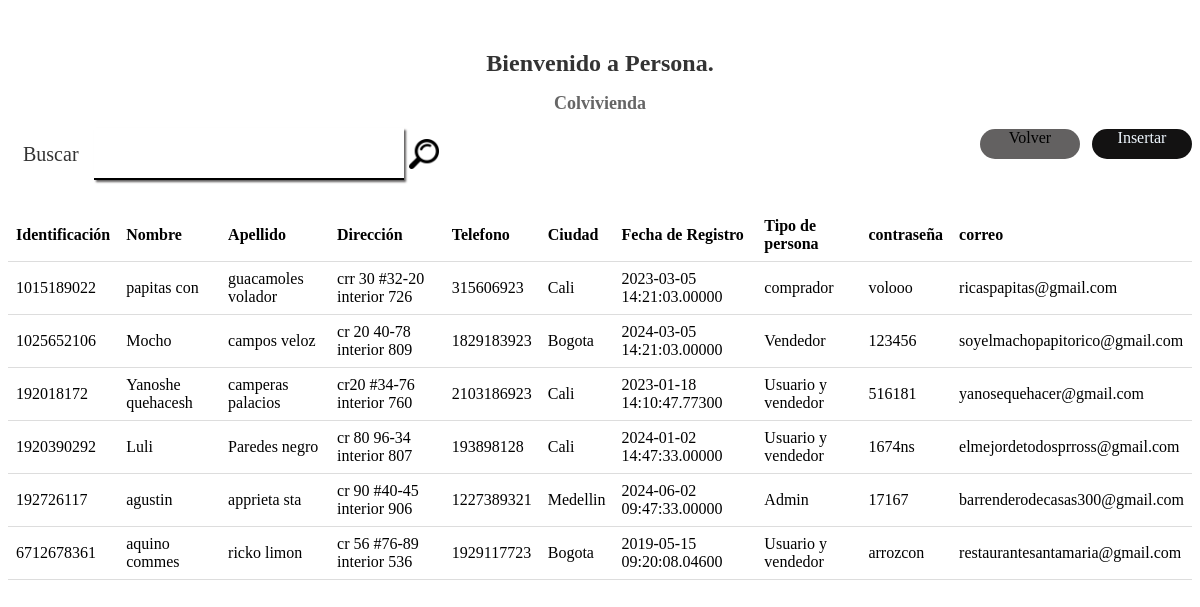
/read/Persona.php, run on the app's committed database.
### tables this page shows
CREATE TABLE `persona` (
  `identificacion` varchar(20) NOT NULL,
  `nombre` varchar(50) NOT NULL,
  `apellido` varchar(50) NOT NULL,
  `direccion` varchar(100) NOT NULL,
  `telefono` bigint(15) NOT NULL,
  `ciudad` varchar(2) NOT NULL,
  `fecha_registro` datetime(5) NOT NULL,
  `tipo_persona` varchar(2) NOT NULL,
  `contrasena` varchar(8) NOT NULL,
  `correo` varchar(50) NOT NULL,
  PRIMARY KEY (`identificacion`),
  KEY `ciudad` (`ciudad`),
  KEY `tipo_persona` (`tipo_persona`),
  CONSTRAINT `persona_ibfk_1` FOREIGN KEY (`ciudad`) REFERENCES `ciudad` (`codigo_ciudad`) ON DELETE CASCADE ON UPDATE CASCADE,
  CONSTRAINT `persona_ibfk_2` FOREIGN KEY (`tipo_persona`) REFERENCES `tipo_persona` (`codigo_tipo`)
);

CREATE TABLE `ciudad` (
  `codigo_ciudad` varchar(2) NOT NULL,
  `descripcion` varchar(50) NOT NULL,
  PRIMARY KEY (`codigo_ciudad`)
);

CREATE TABLE `tipo_persona` (
  `codigo_tipo` varchar(2) NOT NULL,
  `descripcion` varchar(50) NOT NULL,
  PRIMARY KEY (`codigo_tipo`)
);

### read/Persona.php (the view, shortened to what this page needs)
<!DOCTYPE html>
<html lang="en">
<head>
   <link rel="stylesheet" href="../css/reads.css">
</head>
<body>
  <div class="letrero">
    <h1>Bienvenido a Persona.</h1>
    <h2>Colvivienda</h2>
  </div>
     <div class="container">
       <div class="container__form">
          <label class="container__label" for="buscar">Buscar</label>
          <div class="container__input">
            <input class="container__input-text" type="text" name="buscar" id="buscar">
          </div>
            <img  class="container__img" src="../imgs/lupa.png" alt="lupa">
        </div>
       <div class="container__boton">
        <div class="container__boton-volver">
          <a href="botones.php" class="container__boton-volver-text">Volver</a>
        </div>
        <div class="container__boton-insertar">
         <a href="../Insert/insertar_forma.php" class="container__boton-insertar-text">Insertar</a>
        </div>
      </div>
    </div>
    <?php
    $mysql_host = 'localhost';
    $mysql_user = 'root';
    $password = '';
    $dbhandle = mysqli_connect ($mysql_host, $mysql_user, $password) or die('Problemas de conexión con DB');
    $matriz = mysqli_query($dbhandle, "select a.identificacion, a.nombre, a.apellido, a.direccion, a.telefono, b.descripcion, a.fecha_registro, c.descripcion as tipo_persona, a.contrasena, a.correo from persona a, ciudad b, tipo_persona c where a.ciudad = b.codigo_ciudad AND c.codigo_tipo = a.tipo_persona;");
    echo "<table>";
    echo "
      <tr>
        <th>Identificación</th>
        <th>Nombre</th>
        <th>Apellido</th>
        <th>Dirección</th>
        <th>Telefono</th>
        <th>Ciudad</th>
        <th>Fecha de Registro</th>
        <th>Tipo de persona</th>
        <th>contraseña</th>
        <th>correo</th>
     </tr>";
      while ($row = mysqli_fetch_array($matriz, MYSQLI_ASSOC)) {
            echo "<tr>";
            echo "<td>".$row['identificacion']."</td>";
            echo "<td>".$row['nombre']."</td>";
            echo "<td>".$row['apellido']."</td>";
            echo "<td>".$row['direccion']."</td>";
            echo "<td>".$row['telefono']."</td>";
            echo "<td>".$row['descripcion']."</td>";
            echo "<td>".$row['fecha_registro']."</td>";
            echo "<td>".$row['tipo_persona']."</td>";
            echo "<td>".$row['contrasena']."</td>";
            echo "<td>".$row['correo']."</td>";
            echo "</tr>";
          }
    echo "</table>";
    ?>
</body>
</html>

### css/reads.css (style rules this page uses)
table { width: 100%; border-collapse: collapse; margin-top: 20px; }
th, td { padding: 8px; text-align: left; border-bottom: 1px solid #ddd; }
.letrero { text-align: center; margin-top: 50px; }
.letrero h1 { font-size: 24px; color: #333; }
.letrero h2 { font-size: 18px; color: #666; }
.container { display: flex; flex-direction: row; gap: 15px; }
.container__form { display: flex; align-items: center; width: 100%; height: 50px; margin-left: 15px; margin-bottom: 10px; }
.container__label { font-size: 20px; color: #333; margin-right: 15px; }
.container__input { margin: 1.875rem 0; width: 310px; border-bottom: 2px solid #000000; box-shadow: 2px 2px 2px #636161; }
.container__input-text { width: 310px; height: 3.125rem; background: transparent; border: none; outline: none; font-size: 1em; padding: 0 35px 0 5px; color: #000000; }
.container__img { width: 30px; height: 30px; margin-left: 5px; }
.container__boton { display: flex; flex-direction: row; gap: 12px; }
.container__boton-volver { text-align: center; height: 30px; width: 100px; background-color: #636161; border-radius: 15px; }
.container__boton-insertar { text-align: center; height: 30px; width: 100px; text-decoration: none; background-color: #131212; border-radius: 15px; }
.container__boton-volver-text { text-align: center; color: #000000; text-decoration: none; }
.container__boton-insertar-text { text-align: center; color: aliceblue; text-decoration: none; }

### read/Persona.php (style rules this page uses)
.container__img { width: 30px; height: 30px; margin-left: 5px; }
.container__boton { display: flex; flex-direction: row; gap: 12px; }
.container__boton-volver { text-align: center; height: 30px; width: 100px; background-color: #636161; border-radius: 15px; }
.container__boton-insertar { text-align: center; height: 30px; width: 100px; text-decoration: none; background-color: #131212; border-radius: 15px; }
.container__boton-volver-text { text-align: center; color: #000000; text-decoration: none; }
.container__boton-insertar-text { text-align: center; color: aliceblue; text-decoration: none; }

### data on the page
persona: identificacion "1015189022", nombre "papitas con", apellido "guacamoles volador", direccion "crr 30 #32-20 interior 726", telefono "315606923", ciudad.descripcion "Cali", fecha_registro "2023-03-05 14:21:03.00000", tipo_persona.descripcion "comprador", contrasena "volooo", correo "ricaspapitas@gmail.com"
persona: identificacion "1025652106", nombre "Mocho", apellido "campos veloz", direccion "cr 20 40-78 interior 809", telefono "1829183923", ciudad.descripcion "Bogota", fecha_registro "2024-03-05 14:21:03.00000", tipo_persona.descripcion "Vendedor", contrasena "123456", correo "soyelmachopapitorico@gmail.com"
persona: identificacion "192018172", nombre "Yanoshe quehacesh", apellido "camperas palacios", direccion "cr20 #34-76 interior 760", telefono "2103186923", ciudad.descripcion "Cali", fecha_registro "2023-01-18 14:10:47.77300", tipo_persona.descripcion "Usuario y vendedor", contrasena "516181", correo "yanosequehacer@gmail.com"
persona: identificacion "1920390292", nombre "Luli", apellido "Paredes negro", direccion "cr 80 96-34 interior 807", telefono "193898128", ciudad.descripcion "Cali", fecha_registro "2024-01-02 14:47:33.00000", tipo_persona.descripcion "Usuario y vendedor", contrasena "1674ns", correo "elmejordetodosprross@gmail.com"
persona: identificacion "192726117", nombre "agustin", apellido "apprieta sta", direccion "cr 90 #40-45 interior 906", telefono "1227389321", ciudad.descripcion "Medellin", fecha_registro "2024-06-02 09:47:33.00000", tipo_persona.descripcion "Admin", contrasena "17167", correo "barrenderodecasas300@gmail.com"
persona: identificacion "6712678361", nombre "aquino commes", apellido "ricko limon", direccion "cr 56 #76-89 interior 536", telefono "1929117723", ciudad.descripcion "Bogota", fecha_registro "2019-05-15 09:20:08.04600", tipo_persona.descripcion "Usuario y vendedor", contrasena "arrozcon", correo "restaurantesantamaria@gmail.com"
